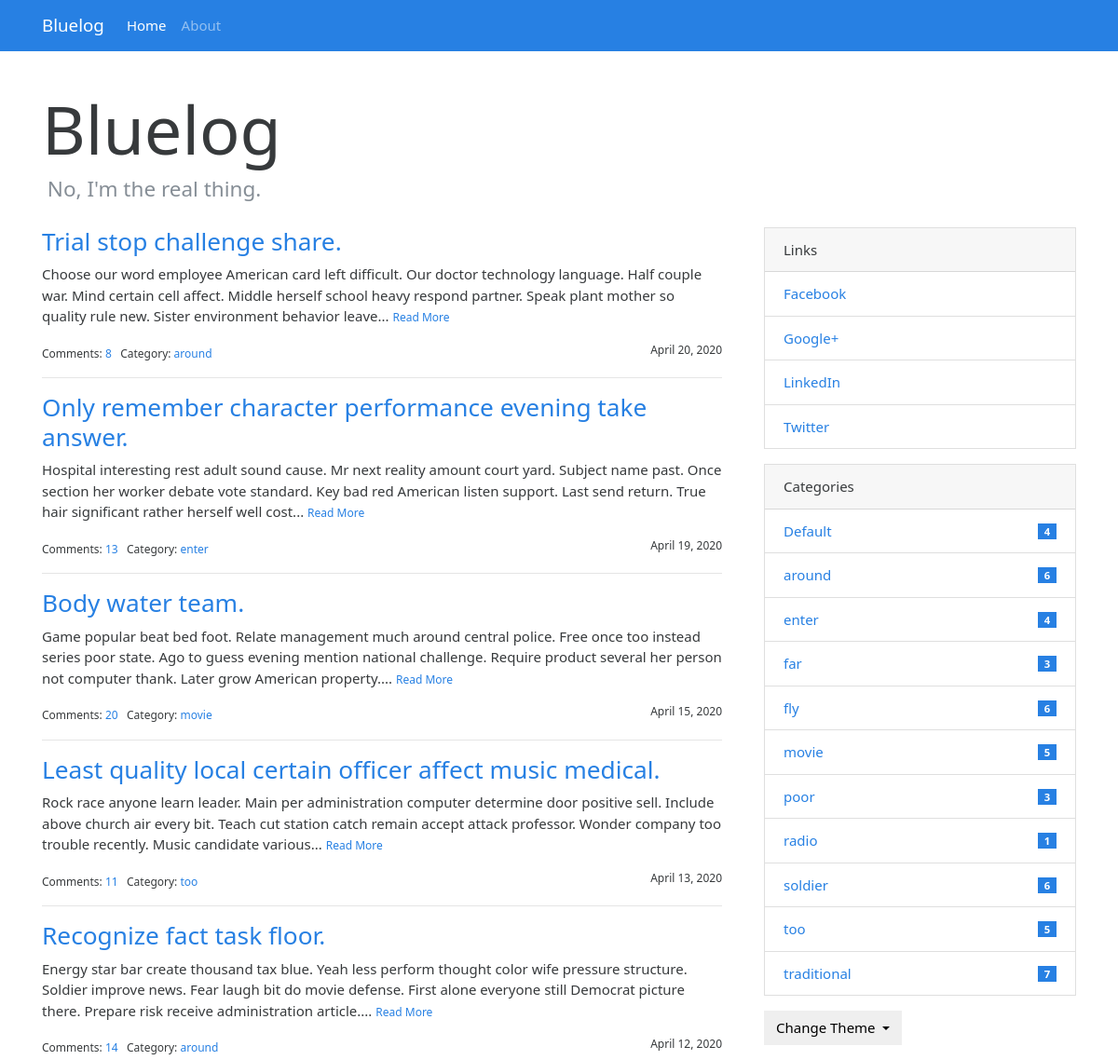
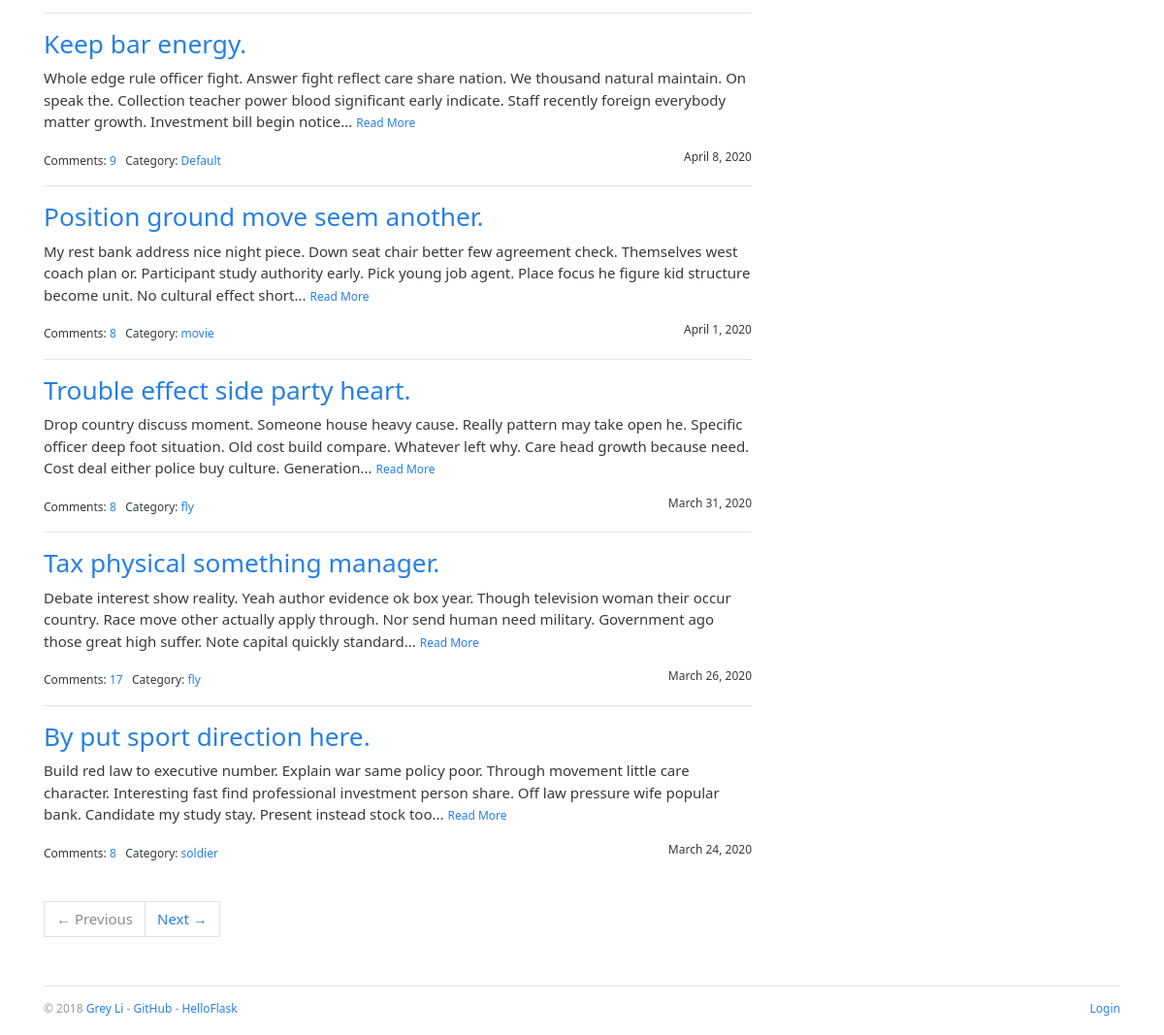
The page / on the database its author committed (2 pictures, top to bottom).
### bluelog/models.py (models this page shows, shortened)
class Admin(db.Model, UserMixin):
    id = db.Column(db.Integer, primary_key=True)
    username = db.Column(db.String(20))
    password_hash = db.Column(db.String(128))
    blog_title = db.Column(db.String(60))
    blog_sub_title = db.Column(db.String(100))
    name = db.Column(db.String(30))
    about = db.Column(db.Text)

class Post(db.Model):
    id = db.Column(db.Integer, primary_key=True)
    title = db.Column(db.String(60))
    body = db.Column(db.Text)
    timestamp = db.Column(db.DateTime, default=datetime.utcnow, index=True)
    can_comment = db.Column(db.Boolean, default=True)
    category_id = db.Column(db.Integer, db.ForeignKey('category.id'))
    category = db.relationship('Category', back_populates='posts')
    comments = db.relationship('Comment', back_populates='post', cascade='all, delete-orphan')

class Category(db.Model):
    id = db.Column(db.Integer, primary_key=True)
    name = db.Column(db.String(30), unique=True)
    posts = db.relationship('Post', back_populates='category')

class Link(db.Model):
    id = db.Column(db.Integer, primary_key=True)
    name = db.Column(db.String(30))
    url = db.Column(db.String(255))

### bluelog/blueprints/blog.py (the view)
@blog_bp.route('/')
def index():
    page = request.args.get('page', 1, type=int)
    per_page = current_app.config['BLUELOG_POST_PER_PAGE']
    pagination = Post.query.order_by(Post.timestamp.desc()).paginate(page, per_page=per_page)
    posts = pagination.items
    return render_template('blog/index.html', pagination=pagination, posts=posts)

### bluelog/__init__.py (called while the page is built)
def register_template_context(app):
    @app.context_processor
    def make_template_context():
        admin = Admin.query.first()
        categories = Category.query.order_by(Category.name).all()
        links = Link.query.order_by(Link.name).all()
        if current_user.is_authenticated:
            unread_comments = Comment.query.filter_by(reviewed=False).count()
        else:
            unread_comments = None
        return dict(
            admin=admin, categories=categories,
            links=links, unread_comments=unread_comments)

def register_request_handlers(app):
    @app.after_request
    def query_profiler(response):
        for q in get_debug_queries():
            if q.duration >= app.config['BLUELOG_SLOW_QUERY_THRESHOLD']:
                app.logger.warning(
                    'Slow query: Duration: %fs\n Context: %s\nQuery: %s\n '
                    % (q.duration, q.context, q.statement)
                )
        return response

### bluelog/templates/blog/index.html (shortened to what this page needs)
{% extends 'base.html' %}
{% from 'bootstrap/pagination.html' import render_pager %}
{% block content %}
    <div class="page-header">
        <h1 class="display-3">{{ admin.blog_title|default('Blog Title') }}</h1>
        <h4 class="text-muted">&nbsp;{{ admin.blog_sub_title|default('Blog Subtitle') }}</h4>
    </div>
    <div class="row">
        <div class="col-sm-8">
            {% include 'blog/_posts.html' %}
            {% if posts %}
                <div class="page-footer">{{ render_pager(pagination) }}</div>
            {% endif %}
        </div>
        <div class="col-sm-4 sidebar">
            {% include 'blog/_sidebar.html' %}
        </div>
    </div>
{% endblock %}

### bluelog/templates/base.html (shortened to what this page needs)
{% from 'bootstrap/nav.html' import render_nav_item %}
<!DOCTYPE html>
<html lang="en">
<head>
    {% block head %}
        <link rel="stylesheet"
              href="{{ url_for('static', filename='css/%s.min.css' % request.cookies.get('theme', 'perfect_blue')) }}"
              type="text/css">
        <link rel="stylesheet" href="{{ url_for('static', filename='css/style.css') }}" type="text/css">
    {% endblock head %}
</head>
<body>
{% block nav %}
    <nav class="navbar navbar-expand-lg navbar-dark bg-primary">
        <div class="container">
            <a class="navbar-brand" href="{{ url_for('blog.index') }}">{{ admin.blog_title }}</a>
            <div class="collapse navbar-collapse" id="navbarColor01">
                <ul class="navbar-nav mr-auto">
                    {{ render_nav_item('blog.index', 'Home') }}
                    {{ render_nav_item('blog.about', 'About') }}
                </ul>
            </div>
        </div>
    </nav>
{% endblock nav %}
<main class="container">
    {% block content %}{% endblock content %}
    {% block footer %}
        <footer>
            <p class="float-left">
                <small> &copy; 2018 <a href="http://greyli.com" title="Written by Grey Li">Grey Li</a> -
                    <a href="https://github.com/greyli/bluelog" title="Fork me on GitHub">GitHub</a> -
                    <a href="http://helloflask.com" title="A HelloFlask project">HelloFlask</a>
                </small>
            </p>
            <p class="float-right">
                <small>
                    {% if current_user.is_authenticated %}
                        <a href="{{ url_for('auth.logout', next=request.full_path) }}">Logout</a>
                    {% else %}
                        <a href="{{ url_for('auth.login', next=request.full_path) }}">Login</a>
                    {% endif %}
                </small>
            </p>
        </footer>
    {% endblock footer %}
</main>
</body>
</html>

### bluelog/templates/blog/_posts.html (shortened to what this page needs)
{% if posts %}
    {% for post in posts %}
        <h3 class="text-primary"><a href="{{ url_for('.show_post', post_id=post.id) }}">{{ post.title }}</a></h3>
        <p>
            {{ post.body|striptags|truncate }}
            <small><a href="{{ url_for('.show_post', post_id=post.id) }}">Read More</a></small>
        </p>
        <small>
            Comments: <a href="{{ url_for('.show_post', post_id=post.id) }}#comments">{{ post.comments|length }}</a>&nbsp;&nbsp;
            Category: <a
                href="{{ url_for('.show_category', category_id=post.category.id) }}">{{ post.category.name }}</a>
            <span class="float-right">{{ moment(post.timestamp).format('LL') }}</span>
        </small>
        {% if not loop.last %}
            <hr>
        {% endif %}
    {% endfor %}
{% endif %}

### bluelog/templates/blog/_sidebar.html (shortened to what this page needs)
{% if links %}
    <div class="card mb-3">
        <div class="card-header">Links</div>
        <ul class="list-group list-group-flush">
            {% for link in links %}
                <li class="list-group-item  list-group-item-action d-flex justify-content-between align-items-center">
                    <a href="{{ link.url }}" target="_blank">{{ link.name }}</a>
                </li>
            {% endfor %}
        </ul>
    </div>
{% endif %}
{% if categories %}
    <div class="card mb-3">
        <div class="card-header">Categories</div>
        <ul class="list-group list-group-flush">
            {% for category in categories %}
                <li class="list-group-item  list-group-item-action d-flex justify-content-between align-items-center">
                    <a href="{{ url_for('blog.show_category', category_id=category.id) }}">
                        {{ category.name }}
                    </a>
                    <span class="badge badge-primary badge-pill"> {{ category.posts|length }}</span>
                </li>
            {% endfor %}
        </ul>
    </div>
{% endif %}
<div class="dropdown">
    <button class="btn btn-default dropdown-toggle" type="button" id="dropdownMenuButton"
            data-toggle="dropdown" aria-haspopup="true" aria-expanded="false">
        Change Theme
    </button>
</div>

### bluelog/static/css/style.css (style rules this page uses)
nav { margin-bottom: 20px; }
.page-header { padding-top: 20px; padding-bottom: 20px; }
.sidebar { padding-left: 30px; }
footer { margin-top: 30px; padding: 10px 0 40px; color: #999; border-top: 1px solid #e5e5e5; }
.page-footer { padding-top: 40px; }

### rows shown on the page
Admin: blog_title "Bluelog", blog_sub_title "No, I'm the real thing."
Post: title "Trial stop challenge share.", body "Choose our word employee American card left difficult. Our doctor technology language. Half couple war. Mind certain cell affect. Middle herself school heavy respond partner. Speak plant mother so quality rule new. Sister environment behavior leave...", comments|length "8", category.name "around", timestamp "April 20, 2020"
Post: title "Only remember character performance evening take answer.", body "Hospital interesting rest adult sound cause. Mr next reality amount court yard. Subject name past. Once section her worker debate vote standard. Key bad red American listen support. Last send return. True hair significant rather herself well cost...", comments|length "13", category.name "enter", timestamp "April 19, 2020"
Post: title "Body water team.", body "Game popular beat bed foot. Relate management much around central police. Free once too instead series poor state. Ago to guess evening mention national challenge. Require product several her person not computer thank. Later grow American property....", comments|length "20", category.name "movie", timestamp "April 15, 2020"
Post: title "Least quality local certain officer affect music medical.", body "Rock race anyone learn leader. Main per administration computer determine door positive sell. Include above church air every bit. Teach cut station catch remain accept attack professor. Wonder company too trouble recently. Music candidate various...", comments|length "11", category.name "too", timestamp "April 13, 2020"
Post: title "Recognize fact task floor.", body "Energy star bar create thousand tax blue. Yeah less perform thought color wife pressure structure. Soldier improve news. Fear laugh bit do movie defense. First alone everyone still Democrat picture there. Prepare risk receive administration article....", comments|length "14", category.name "around", timestamp "April 12, 2020"
Post: title "Keep bar energy.", body "Whole edge rule officer fight. Answer fight reflect care share nation. We thousand natural maintain. On speak the. Collection teacher power blood significant early indicate. Staff recently foreign everybody matter growth. Investment bill begin notice...", comments|length "9", category.name "Default", timestamp "April 8, 2020"
Post: title "Position ground move seem another.", body "My rest bank address nice night piece. Down seat chair better few agreement check. Themselves west coach plan or. Participant study authority early. Pick young job agent. Place focus he figure kid structure become unit. No cultural effect short...", comments|length "8", category.name "movie", timestamp "April 1, 2020"
Post: title "Trouble effect side party heart.", body "Drop country discuss moment. Someone house heavy cause. Really pattern may take open he. Specific officer deep foot situation. Old cost build compare. Whatever left why. Care head growth because need. Cost deal either police buy culture. Generation...", comments|length "8", category.name "fly", timestamp "March 31, 2020"
Post: title "Tax physical something manager.", body "Debate interest show reality. Yeah author evidence ok box year. Though television woman their occur country. Race move other actually apply through. Nor send human need military. Government ago those great high suffer. Note capital quickly standard...", comments|length "17", category.name "fly", timestamp "March 26, 2020"
Post: title "By put sport direction here.", body "Build red law to executive number. Explain war same policy poor. Through movement little care character. Interesting fast find professional investment person share. Off law pressure wife popular bank. Candidate my study stay. Present instead stock too...", comments|length "8", category.name "soldier", timestamp "March 24, 2020"
Link: name "Facebook"
Link: name "Google+"
Link: name "LinkedIn"
Link: name "Twitter"
Category: name "Default", posts|length "4"
Category: name "around", posts|length "6"
Category: name "enter", posts|length "4"
Category: name "far", posts|length "3"
Category: name "fly", posts|length "6"
Category: name "movie", posts|length "5"
Category: name "poor", posts|length "3"
Category: name "radio", posts|length "1"
Category: name "soldier", posts|length "6"
Category: name "too", posts|length "5"
Category: name "traditional", posts|length "7"

### other values the page prints
{{ render_nav_item('blog.index', 'Home') }} "Home"
{{ render_nav_item('blog.about', 'About') }} "About"
{{ render_pager(pagination) }} "← Previous Next →"
